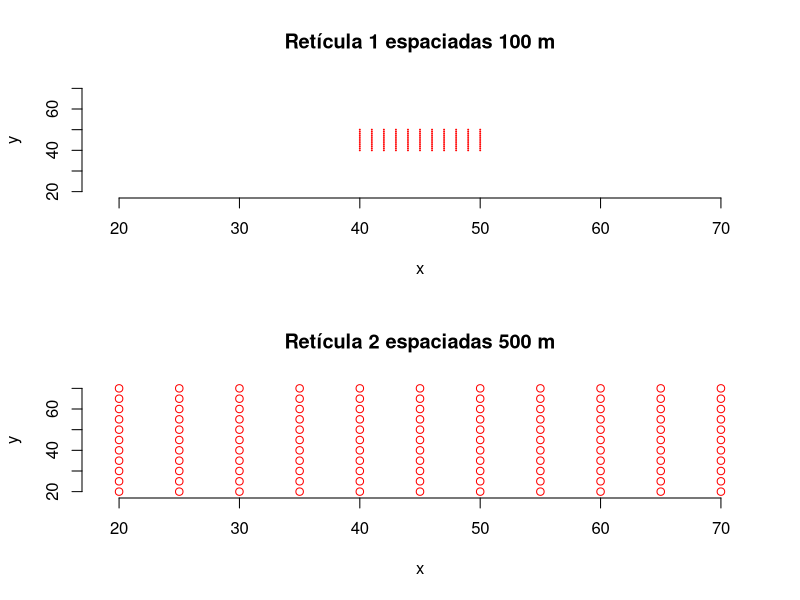
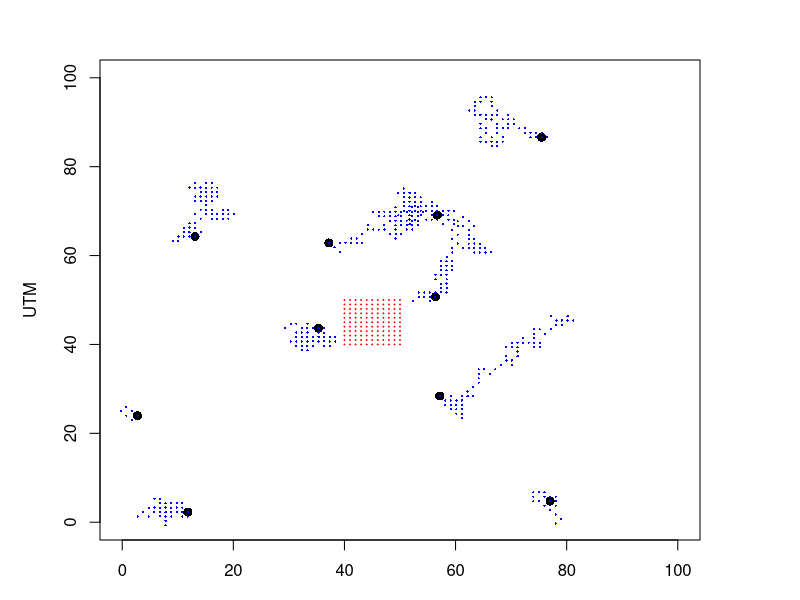
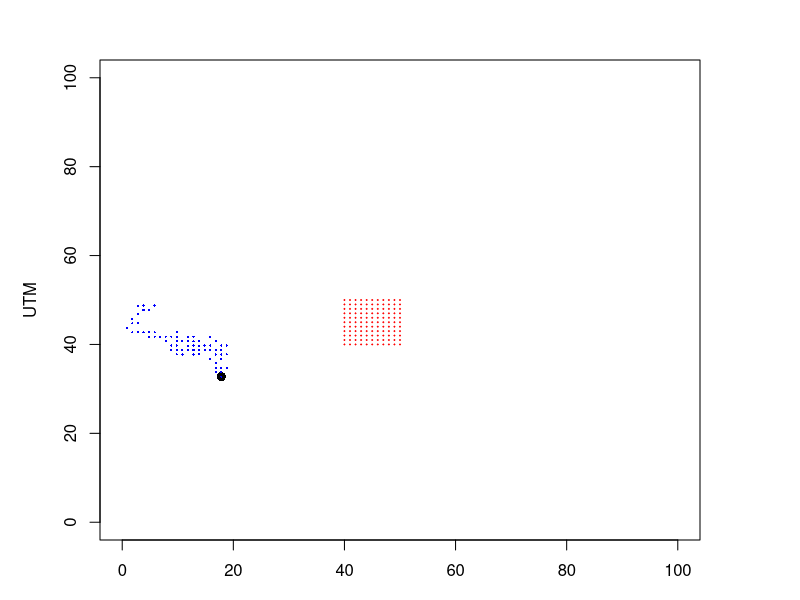
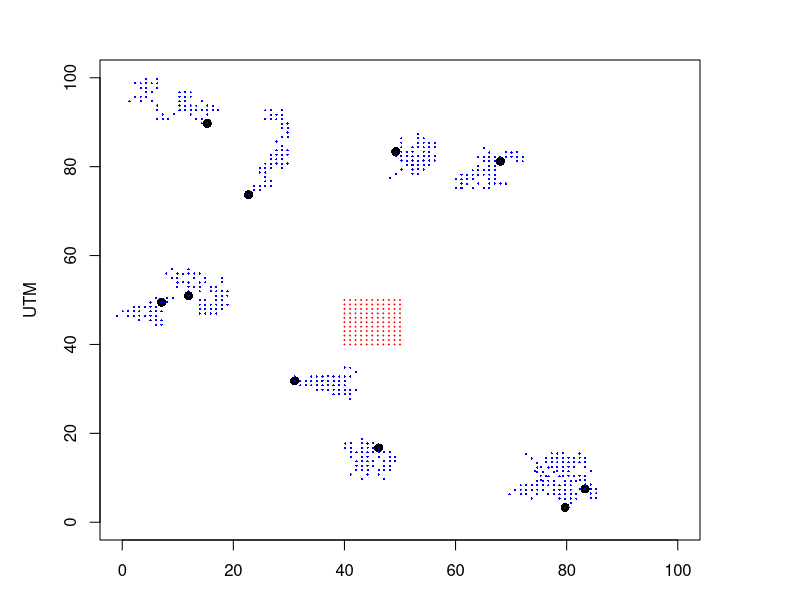
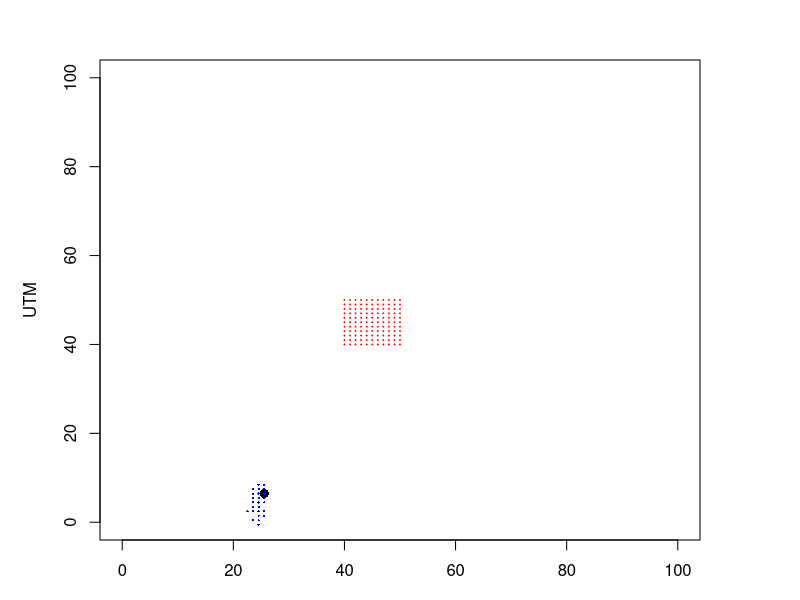
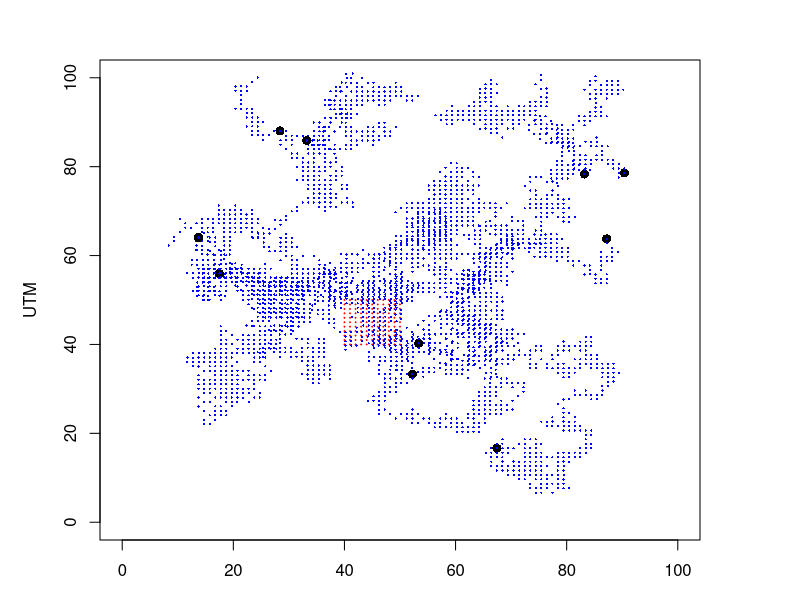
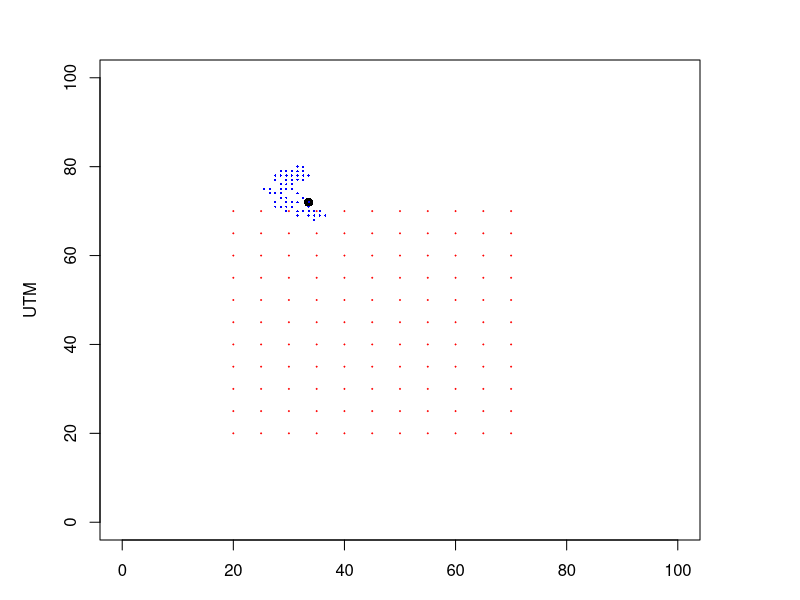
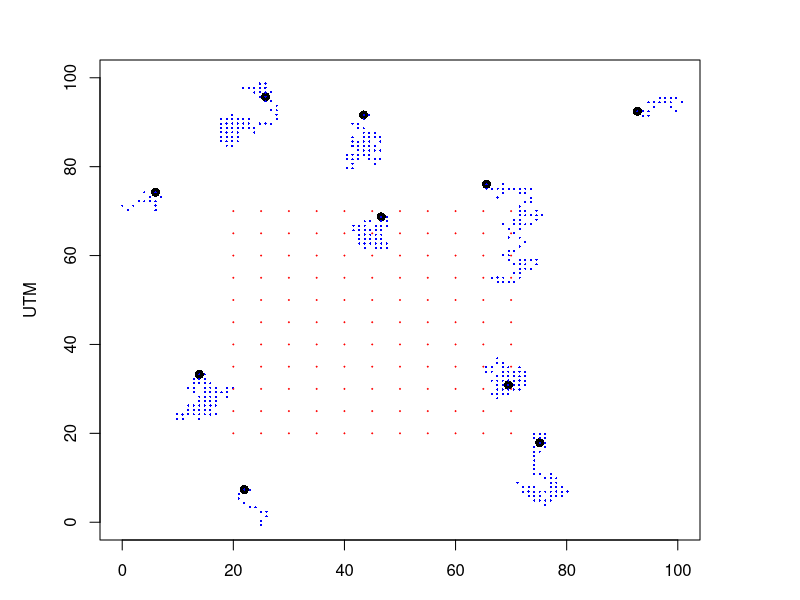

The R script that drew these images, in order: (Note: this script raises an error after producing the figures.)
## ---- chunk 1
JW <- function(x, y, HR) {
  for (j in 1:N) {
    x <- runif(1,1,99)
    y <- runif(1,1,99)
  points(x,y,pch=16,col="black",cex=1.2)
  for (i in 1:HR) {
    xi <- sample(c(1,0,-1),1) 
    yi <- sample(c(1,0,-1),1) 
    points(c(x, x + xi), c(y, y + yi), pch = 16, 
           cex = 0.3, col = "blue") 
    x <- x + xi
    y <- y + yi
    if (x > 100 | x < 0 | y > 100 | y < 0) break  
    }
  } 
}
## ---- chunk 2
muestreo <- function(reticula) {
par(mfrow = c(1,1), mar = c(3,5,3,5))
plot(0:100, 0:100, type = "n", 
     xlab = "UTM", ylab = "UTM") 
points(reticula, pch = 3, col = "red", cex = 0.1) 
}
## ---- chunk 3
grid1 <- read.csv("grid1.csv", header = T)
grid2 <- read.csv("grid2.csv", header = T)
## ---- chunk 4
par(mfcol = c(2,1))
plot(grid1, xlim = c(19,71), ylim = c(19,71), frame.plot = F, main = "Retícula 1 espaciadas 100 m", col = "red", cex = 0.1)
plot(grid2, xlim = c(19,71), ylim = c(19,71), frame.plot = F, main = "Retícula 2 espaciadas 500 m", col = "red")

## ---- chunk 5
N <- 10; HR <- 100; reticula <- grid1
muestreo(reticula); JW(x, y, HR)
## ---- chunk 6
N <- 1; HR <- 100; reticula <- grid1
muestreo(reticula); JW(x, y, HR)
## ---- chunk 7
N <- 10; HR <- 100; reticula <- grid1
muestreo(reticula); JW(x, y, HR)
## ---- chunk 8
N <- 1; HR <- 1000; reticula <- grid1
muestreo(reticula); JW(x, y, HR)
## ---- chunk 9
N <- 10; HR <- 1000; reticula <- grid1
muestreo(reticula); JW(x, y, HR)
## ---- chunk 10
N <- 1; HR <- 100; reticula <- grid2
muestreo(reticula); JW(x, y, HR)
## ---- chunk 11
N <- 10; HR <- 100; reticula <- grid2
muestreo(reticula); JW(x, y, HR)
## ---- chunk 12
N <- 1; HR <- 1000; reticula <- grid2
muestreo(reticula); JW(x, y, HR)
## ---- chunk 13
N <- 10; HR <- 1000; reticula <- grid2
muestreo(reticula); JW(x, y, HR)
## ---- chunk 14
knitr::include_graphics("/Users/SMandujanoR/Documents/LaTex/Libros/ebook Foto-trampeo/Libro/Vol I/Cap_juanito/sim1.png") 
## ---- chunk 15
knitr::include_graphics("/Users/SMandujanoR/Documents/LaTex/Libros/ebook Foto-trampeo/Libro/Vol I/Cap_juanito/sim2.png") 
## ---- chunk 16
knitr::include_graphics("/Users/SMandujanoR/Documents/LaTex/Libros/ebook Foto-trampeo/Libro/Vol I/Cap_juanito/nsimulaciones.png")
